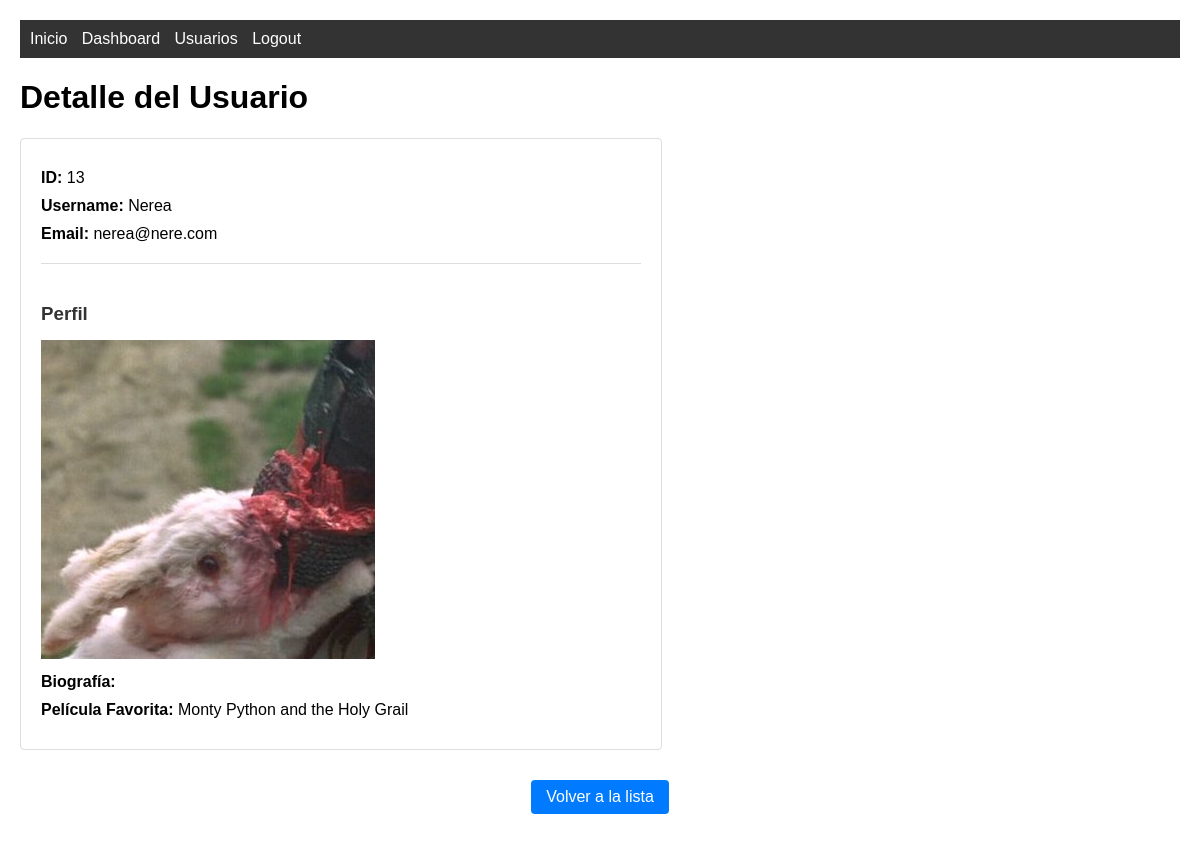
The page /users/view/13 (signed in) on the database its author committed.
### tables this page shows
CREATE TABLE "users" (
	"id"	INTEGER,
	"username"	TEXT NOT NULL,
	"email"	TEXT NOT NULL UNIQUE,
	"password"	TEXT NOT NULL DEFAULT 1234,
	PRIMARY KEY("id" AUTOINCREMENT)
);

CREATE TABLE profile (
        id INTEGER PRIMARY KEY AUTOINCREMENT,
        user_id INTEGER,
        bio TEXT,
        movie_id INTEGER, avatar_path TEXT,
        FOREIGN KEY (user_id) REFERENCES users(id),
        FOREIGN KEY (movie_id) REFERENCES movie(id)
    );

CREATE TABLE movie (
        id INTEGER PRIMARY KEY AUTOINCREMENT,
        title TEXT,
        year INTEGER,
        score REAL
    );

### routes.py (the view)
    @app.route('/users/view/<int:user_id>')
    @login_required
    def view_user(user_id):
        user = get_user_by_id(user_id)
        if user:
            profile = get_profile_by_user_id(user_id)  # Obtener el perfil del usuario
            return render_template('user_detail.html', user=user, profile=profile)
        return redirect(url_for('list_users_view'))

### app.py (called while the page is built)
@login_manager.user_loader
def load_user(user_id):
    return get_user_by_id(user_id)

### models.py (called while the page is built)
def get_db_connection():
    conn = sqlite3.connect(table_name)
    conn.row_factory = sqlite3.Row  # Para obtener resultados como diccionarios y nos deja acceder por nombre de la columnauser['username'] en vez de por id user[0]
    return conn

def get_user_by_id(user_id):
    conn = get_db_connection()
    cursor = conn.cursor()
    cursor.execute('SELECT * FROM users WHERE id = ?', (user_id,))
    user_data = cursor.fetchone()
    conn.close()
    if user_data:
        return User(
            id=user_data['id'],
            username=user_data['username'],
            email=user_data['email'],
            password=user_data['password']
        )
    return None

def get_profile_by_user_id(user_id):
    conn = get_db_connection()
    cursor = conn.cursor()
    cursor.execute('''
        SELECT profile.*, movie.title as movie_title
        FROM profile
        LEFT JOIN movie ON profile.movie_id = movie.id
        WHERE user_id = ?
    ''', (user_id,))
    profile = cursor.fetchone()
    conn.close()
    return profile

### templates/user_detail.html (shortened to what this page needs)
{% extends 'base.html' %}
{% block content %}
    <h1>Detalle del Usuario</h1>
    <div class="user-details">
        <p><strong>ID:</strong> {{ user.id }}</p>
        <p><strong>Username:</strong> {{ user.username }}</p>
        <p><strong>Email:</strong> {{ user.email }}</p>
        {% if profile %}
        <div class="user-profile">
            <h3>Perfil</h3>
            {% if profile.avatar_path %}
            <div class="profile-avatar">
                <img src="{{ url_for('static', filename='avatars/' + profile.avatar_path) }}" alt="Avatar del usuario">
            </div>
            {% endif %}
            <p><strong>Biografía:</strong> {{ profile.bio }}</p>
            <p><strong>Película Favorita:</strong> {{ profile.movie_title }}</p>
        </div>
        {% else %}
        <div class="user-profile">
            <p><em>Este usuario aún no ha completado su perfil</em></p>
        </div>
        {% endif %}
    </div>
    <div class="actions">
        <a href="{{ url_for('list_users_view') }}" class="button">Volver a la lista</a>
    </div>
{% endblock %}

### static/css/style.css (style rules this page uses)
body { font-family: Arial, sans-serif; margin: 0; padding: 20px; }
.user-details { max-width: 600px; margin: 20px 0; padding: 20px; border: 1px solid #ddd; border-radius: 4px; }
.user-details p { margin: 10px 0; }
.button { padding: 8px 16px; background-color: #4CAF50; color: white; text-decoration: none; border-radius: 4px; display: inline-block; }
.actions { margin-top: 20px; text-align: center; }
.user-profile { margin-top: 20px; padding-top: 20px; border-top: 1px solid #ddd; }
.user-profile h3 { color: #333; margin-bottom: 15px; }
.user-profile p { margin: 10px 0; }
.button { display: inline-block; padding: 8px 15px; background: #007bff; color: white; text-decoration: none; border-radius: 4px; margin: 10px 0; }

### rows shown on the page
users: id "13", username "Nerea", email "nerea@nere.com"
profile: avatar_path (picture)
movie: movie_title "Monty Python and the Holy Grail"
